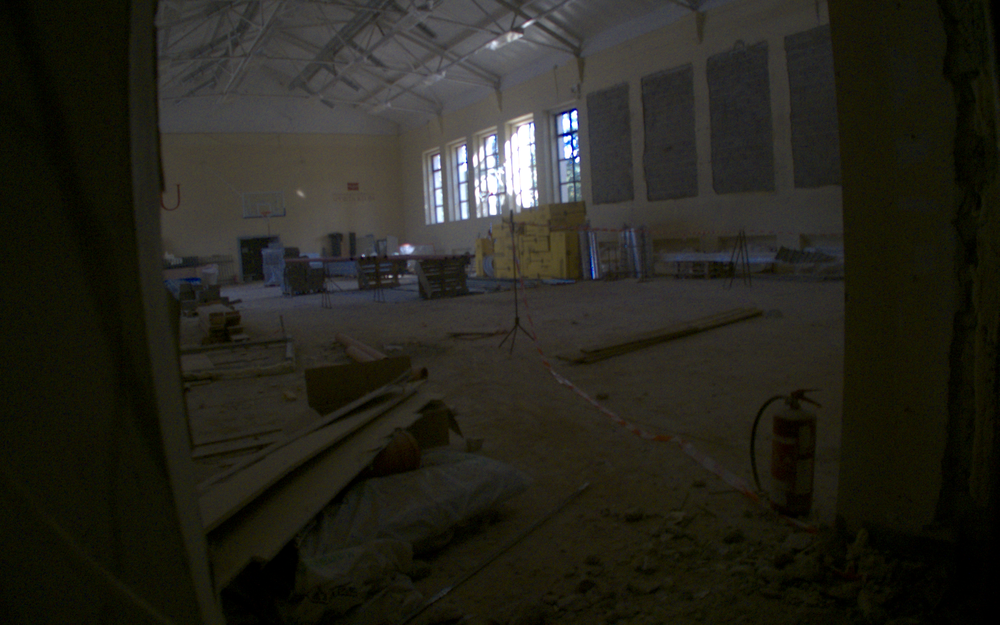
#> input picture image_adjust/test/img_946687013500409520.png, 1000 x 625 px, shrunk from 1920 x 1200 before the run, found by its file name
$ python histogram_equalization_CLAHE.py
#> lines starting #> are read from the running program, lines starting #| are printed output that depends on the picture
import cv2
import numpy as np
from pathlib import Path

input_dir = "image_adjust/test/img_946687013500409520.png"
output_dir = "image_adjust/test/img_946687013500409520_mod_clahe.png"

img = cv2.imread(input_dir)
#> img is the input picture: shape (625, 1000, 3); mean B, G, R 29, 37, 38.1

lab = cv2.cvtColor(img, cv2.COLOR_BGR2LAB)
#> lab: shape (625, 1000, 3); mean of channels 0, 1, 2 36.8, 127.2, 132.3

clahe = cv2.createCLAHE(clipLimit=3.0, tileGridSize=(8,8))
lab[:,:,0] = clahe.apply(lab[:,:,0])
#> lab: shape (625, 1000, 3); mean of channels 0, 1, 2 72, 127.2, 132.3

img_clahe = cv2.cvtColor(lab, cv2.COLOR_LAB2BGR)
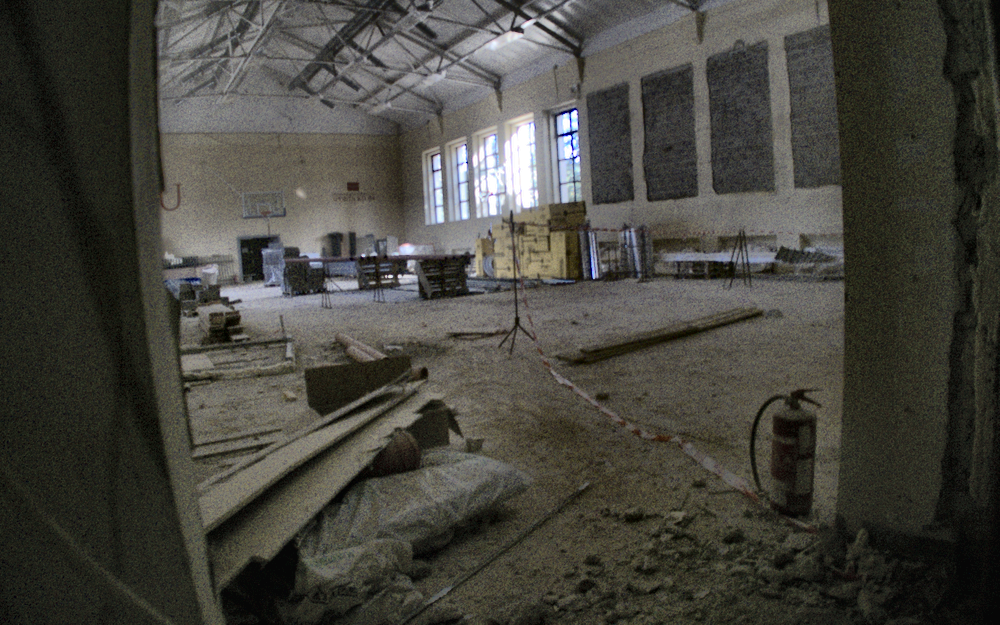
#> img_clahe: shape (625, 1000, 3); mean B, G, R 61.8, 68.5, 69.6


cv2.imwrite(output_dir, img_clahe)
